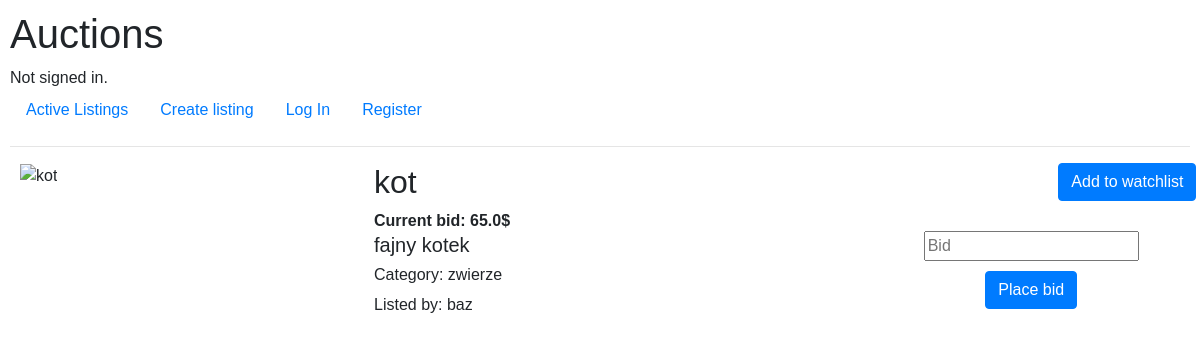
The page /1 on the database its author committed.
### auctions/models.py (models this page shows, shortened)
class Auction_listing(models.Model):
    user = models.ForeignKey(User, on_delete=models.CASCADE, related_name="listings")
    is_active = models.BooleanField()
    listing_desc = models.CharField(max_length=1000)
    initial_bid = models.FloatField()
    current_bid = models.FloatField()
    creation_date = models.DateTimeField()
    listing_img = models.CharField(max_length=10000, blank=True)
    listing_title = models.CharField(max_length=150)
    listing_category = models.CharField(max_length=150, blank=True)

class User(AbstractUser):
    id = models.BigAutoField(primary_key=True, null=False)

### auctions/views.py (the view, shortened to what this page needs)
# urls.py: path("<int:id>", views.listing_page, name="listing_page"),
def listing_page(request, id):
    if is_valid(id):
        listing = Auction_listing.objects.get(id=id)
        user_id = request.user.id
        login_message = "to perform this action"
        wlisted = watchlisted(user_id, listing)
        if wlisted:
            message = "Remove from watchlist"
        else:
            message = "Add to watchlist"
        if request.method == "GET":
                success_message = None
                if not listing.is_active:
                    highest_biding_user = find_highest_username(listing)
                    if highest_biding_user.id == request.user.id:
                        success_message = "Congratulations you have won this auction !"
                return render(request, "auctions/listing_page.html", {
                    "listing": listing,
                    "success_message": success_message,
                    "error_message": assign_error_message(listing),
                    "watchlist_state": message
                })
    return render(request, "auctions/404.html")

### auctions/util.py (called while the page is built)
def is_valid(id):
    try:
        listing = Auction_listing.objects.get(id=id)
    except:
        return False
    return True

def watchlisted(user_id ,listing):
    try:
        added = Watchlist.objects.get(user_id=user_id, listing=listing)
        return added.id
    except:
        return None

def assign_error_message(listing):
    if not listing.is_active:
        return "This listing is closed and you can no longer place bids on it"
    return None

### auctions/templates/auctions/listing_page.html (shortened to what this page needs)
{% extends "auctions/layout.html" %}
{% block body %}
    <div class="listing_page">
        {% if listing.listing_img %}
            <div class="big_image">
                <img src="{{ listing.listing_img }}" alt="{{ listing.listing_title }}">
            </div>
        {% endif %}
        <div class="listing_page_info">
            <h2>{{ listing.listing_title }}</h2>
            <strong>Current bid: {{ listing.current_bid }}$</strong>
            <h5>{{ listing.listing_desc }}</h5>
            {% if listing.listing_category %}
                <h6>Category: {{ listing.listing_category}}</h6>
            {% else %}
                <h6>No category listed</h6>
            {% endif %}
            <p>Listed by: {{ listing.user.username }}</p>
        </div>
        <div class="bid_watchlist">
            <div class="right">
                <form action="{% url 'listing_page' listing.id %}" method="post">
                    <input type="submit" value="{{ watchlist_state }}" class="btn btn-primary">
                </form>
            </div>
            <div id="bid_form">
                <div class="center">
                    <form action="{% url 'listing_page' listing.id %}" method="post">
                        <div class="center">
                            <input type="number" name="bid_price" placeholder="Bid" min="0" step="0.01">
                        </div>
                        <div class="center">
                            <input type="submit" value="Place bid" class="btn btn-primary">
                        </div>
                    </form>
                </div>
            </div>
        </div>
    </div>
{% endblock %}

### auctions/static/auctions/styles.css (style rules this page uses)
body { padding: 10px; font-family: Arial, Helvetica, sans-serif; }
.listing_page { display: flex; flex-flow: row wrap; width: 100%; height: fit-content; margin: 10px; }
.listing_page_info { display: flex; width: 40%; margin-right: 20px; height: auto; word-wrap: break-word; flex-direction: column; justify-content: space-evenly; }
.big_image { width: 30%; height: 100%; }
.big_image img { width: 80%; height: 95%; object-fit: cover; }
.center { display:flex; height: 70%; margin: 10px; justify-content: center; align-items: center; }
.bid_watchlist { width: 28%; height: auto; }
.right { display: flex; justify-content: flex-end; }
#bid_form { height: 100%; }

### rows shown on the page
Auction_listing: listing_title "kot", current_bid "65.0", listing_desc "fajny kotek", listing_category "zwierze", user.username "baz"
